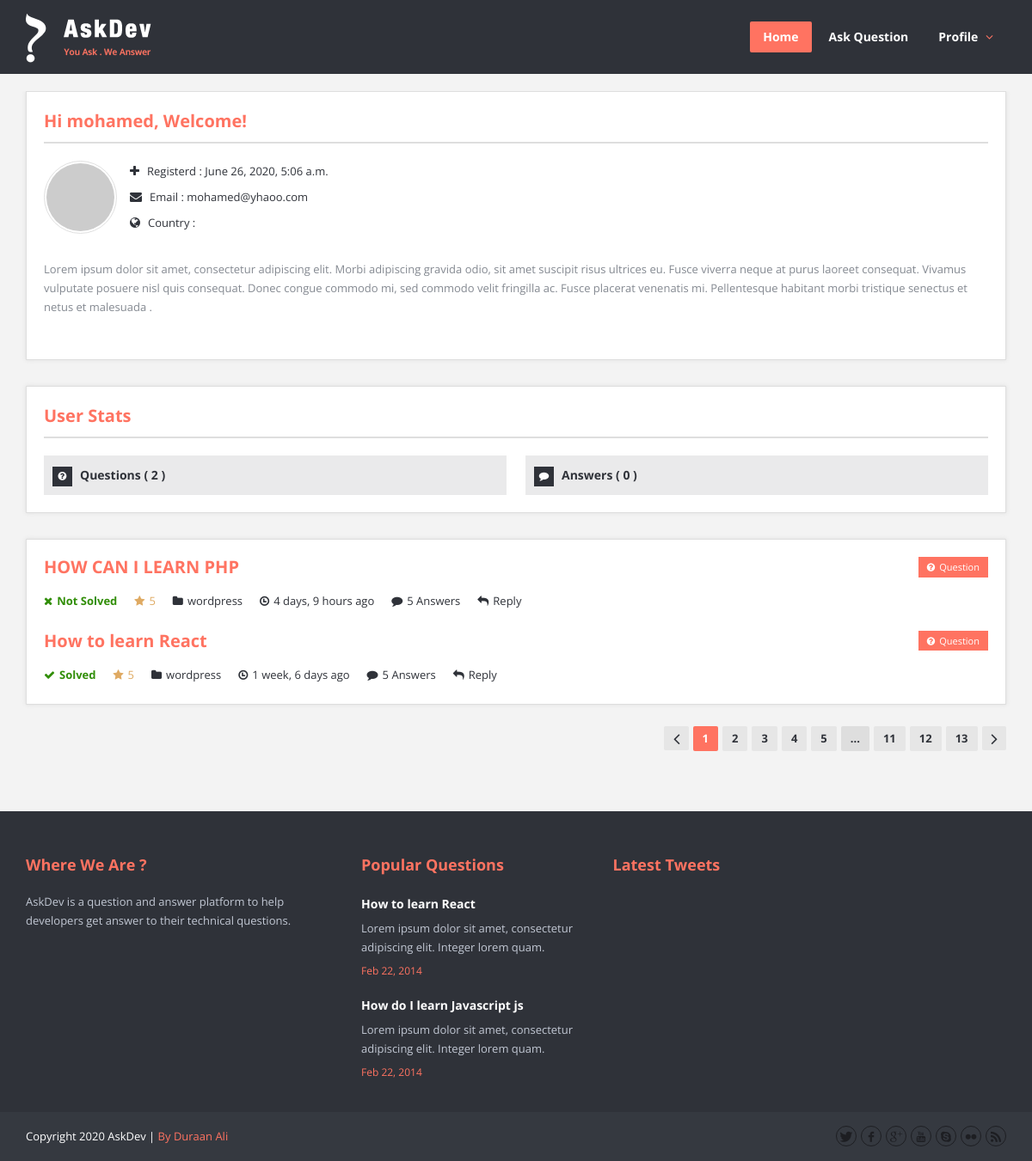
The app's page /profile/ (signed in) with its own data.
### questions_answers/models.py (models this page shows, shortened)
class Questions(models.Model):
    title = models.CharField(max_length=200)
    description = models.TextField()
    created = models.DateTimeField(auto_now_add=True)
    updated = models.DateTimeField(auto_now=True)
    status = models.IntegerField(choices=STATUS, default=1)
    author = models.ForeignKey(User, on_delete=models.CASCADE, related_name="questionsByUser", null=True)
    class Meta:
        ordering = ['-created']

### questions_answers/views.py (the view)
# urls.py: path('profile/', userInfo),
def userInfo(request):
    logged_in_user = request.user
    logged_in_user_questions = Questions.objects.filter(author=logged_in_user).order_by('-created')
    logged_in_user_questions_num = Questions.objects.filter(author=logged_in_user).count()
    logged_in_user_answers_num = Answers.objects.filter(user=logged_in_user).count()
    print("logged_in_user_answers_num", logged_in_user_answers_num)
    current_user = request.user
    context = {
        "current_user": current_user,
        "logged_in_user_questions": logged_in_user_questions,
        "logged_in_user_questions_num": logged_in_user_questions_num,
        "logged_in_user_answers_num": logged_in_user_answers_num
    }
    return render(request, 'profile.html', context)

### templates/profile.html (shortened to what this page needs)
{% load static %}
{% include 'include/header.html' %}
{% include 'include/nav.html' %}
<section class="container main-content">
    <div class="row">
        <div class="col-md-12">
                <div class="row">
                    <div class="user-profile">
                        <div class="col-md-12">
                            <div class="page-content">
                                <h2>Hi {{current_user}}, Welcome!</h2>
                                <div class="user-profile-img"><img width="60" height="60" src="http://placehold.it/60x60/FFF/444"
                                        alt="admin"></div>
                                <div class="ul_list ul_list-icon-ok about-user">
                                    <ul>
                                        <li><i class="icon-plus"></i>Registerd : <span> {{current_user.date_joined}}</span></li>
                                        <li><i class="icon-envelope-alt"></i>Email : <span>{{current_user.email}}</span></li>
                                        <li><i class="icon-globe"></i>Country : {{current_user.country}}</li>
                                    </ul>
                                </div>
                                <p>Lorem ipsum dolor sit amet, consectetur adipiscing elit. Morbi adipiscing gravida odio, sit amet
                                    suscipit risus ultrices eu. Fusce viverra neque at purus laoreet consequat. Vivamus vulputate
                                    posuere nisl quis consequat. Donec congue commodo mi, sed commodo velit fringilla ac. Fusce
                                    placerat venenatis mi. Pellentesque habitant morbi tristique senectus et netus et malesuada .
                                </p>
                            </div>
                        </div>
                        <div class="col-md-12">
                            <div class="page-content page-content-user-profile">
                                <div class="user-profile-widget">
                                    <h2>User Stats</h2>
                                    <div class="ul_list ul_list-icon-ok">
                                        <ul>
                                            <li><i class="icon-question-sign"></i><a href="user_questions.html">Questions<span> (
                                                        <span>{{logged_in_user_questions_num}}</span> ) </span></a></li>
                                            <li><i class="icon-comment"></i><a href="user_answers.html">Answers<span> (
                                                        <span>{{logged_in_user_answers_num}}</span> ) </span></a></li>
                                        </ul>
                                    </div>
                                </div>
                            </div>
                        </div>
                    </div>
                </div>
                <div class="page-content page-content-user">
                    {% for question in logged_in_user_questions %}
                    <div class="user-questions">
                        <article class="question user-question">
                            <h3>
                                <a href="/{{question.id}}/question_detail">{{question.title}}</a>
                            </h3>
                            <div class="question-type-main"><i class="icon-question-sign"></i>Question</div>
                            <div class="question-content">
                                <div class="question-bottom">
                                    {% if question.status == 1 %}
                                    <div class="question-answered question-answered-done"><i class="icon-remove"></i>Not Solved</div>
                                    {% else %}
                                    <div class="question-answered question-answered-done"><i class="icon-ok"></i>Solved</div>
                                    {% endif %}
                                    <span class="question-favorite"><i class="icon-star"></i>5</span>
                                    <span class="question-category"><a href="#"><i
                                                class="icon-folder-close"></i>wordpress</a></span>
                                    <span class="question-date"><i class="icon-time"></i>{{ question.created|timesince }} ago</span>
                                    <span class="question-comment"><a href="#"><i class="icon-comment"></i>5 Answers</a></span>
                                    <a class="question-reply" href="#"><i class="icon-reply"></i>Reply</a>
                                </div>
                            </div>
                        </article>
                    </div>
                    {% endfor %}
                </div>
                <div class="height_20"></div>
                <div class="pagination">
                    <a href="#" class="prev-button"><i class="icon-angle-left"></i></a>
                    <span class="current">1</span>
                    <a href="#">2</a>
                    <a href="#">3</a>
                    <a href="#">4</a>
                    <a href="#">5</a>
                    <span>...</span>
                    <a href="#">11</a>
                    <a href="#">12</a>
                    <a href="#">13</a>
                    <a href="#" class="next-button"><i class="icon-angle-right"></i></a>
                </div>
        </div>
    </div>
</section>
{% include 'include/footer.html' %}

### static/css/skins/skins.css (style rules this page uses)
.more:hover,.button.color,.button.black:hover,.go-up,.widget_portfolio .portfolio-widget-item:hover .portfolio_img:before,.popular_posts .popular_img:hover a:before,.widget_flickr a:hover:before,.widget_highest_points .author-img a:hover:before,.question-author-img:hover span,.pagination a:hover,.pagination span:hover,.pagination span.current,.about-author .author-image a:hover:before,.question-comments a,.flex-direction-nav li a:hover,.button.dark_button.color:hover,.table-style-2 thead th,.progressbar-percent,.carousel-arrow a:hover,.box_icon:hover .icon_circle,.box_icon:hover .icon_soft_r,.box_icon:hover .icon_square,.bg_default,.box_warp_colored,.box_warp_hover:hover,.post .boxedtitle i,.single-question-title i,.question-type,.post-type,.social_icon a,.page-content .boxedtitle,.main-content .boxedtitle,.flex-caption h2,.flex-control-nav li a.flex-active,.bxslider-overlay:before,.navigation ul li ul li:hover > a,.navigation ul li ul li.current_page_item > a,#header-top,.navigation > ul > li:hover > a,.navigation > ul > li.current_page_item > a,.ask-me,.breadcrumbs,#footer-bottom .social_icons ul li a:hover,.widget_tag_cloud a:hover,input[type="checkbox"],.login-password a:hover,.tab a.current,.question-type-main,.question-report:hover,.load-questions,.del-poll-li:hover,.styled-select::before,.fileinputs span,.post .post-type,.divider span,.widget_menu li.current_page_item a,.accordion .accordion-title.active a,.tab-inner-warp,.navigation_mobile_click:before { background-color: #ff7361; }
p a,li a, a:hover,.button.normal:hover,span.color,#footer a:hover,.widget a:hover,.question h3 a:hover,.boxedtitle h1 a:hover,.boxedtitle h2 a:hover,.boxedtitle h3 a:hover,.boxedtitle h4 a:hover,.boxedtitle h5 a:hover,.boxedtitle h6 a:hover,.box_icon:hover span i,.color_default,.navigation_mobile > ul a:hover,.navigation_mobile > ul li ul li:hover:before,.post .post-meta .meta-author a:hover,.post .post-meta .meta-categories a:hover,.post .post-meta .meta-comment a:hover,.question h2 a:hover,.question-category a:hover,.question-reply:hover i,.question-category a:hover i,.question-comment a:hover,.question-comment a:hover i,.question-reply:hover,.post .post-meta .meta-author:hover a,.post .post-meta .meta-author:hover i,.post .post-meta .meta-categories:hover a,.post .post-meta .meta-categories:hover i,.post .post-meta .meta-comment:hover a,.post .post-meta .meta-comment:hover i,.post-title a:hover,.question-tags a,.question .question-type,.comment-author a:hover,.comment-reply:hover,.user-profile-widget li a:hover,.taglist .tag a.delete:before,.form-style p span.color,.post-tags,.post-tags a,.related-posts li a:hover,#footer.footer_light_top .related-posts li a:hover,.share-inside,.share-inside-warp ul li a:hover,.user-points .question-vote-result,.navigation > ul > li > a > .menu-nav-arrow,#footer-bottom a,.widget h3.widget_title,#footer .related-item span,.widget_twitter ul li:before,#footer .widget_twitter .tweet_time a,.widget_highest_points li h6 a,#footer .widget_contact ul li span,.rememberme label,.login-text i,.login-password i,.question-tags,.question-tags i,.panel-pop h2,input[type="text"],input[type="password"],input[type="email"],textarea,select,.panel-pop p,.main-content .page-content .boxedtitle.page-title h2,.fakefile button,.login p,.login h2,.contact-us h2,.share-inside i,#related-posts h2,.comment-reply,.post-title,.post-title a,.user-profile h2,.stats-head,.block-stats-1,.block-stats-2,.block-stats-3,.block-stats-4,.user-question h3 a,.icon_shortcode .ul_icons li,.testimonial-client span,.box_icon h1,.box_icon h2,.box_icon h3,.box_icon h4,.box_icon h5,.box_icon h6,.widget_contact ul li i,#footer.footer_light_top .widget a:hover { color: #ff7361; }

### static/css/lists.css (style rules this page uses)
.ul_list-icon-ok ul li i:before ,.ul_list ul li i.icon-ok:before { content:"\f00c" }
.ul_list-icon-question-sign ul li i:before ,.ul_list ul li i.icon-question-sign:before { content:"\f059" }
.ul_list-icon-plus ul li i:before ,.ul_list ul li i.icon-plus:before { content:"\f067" }
.ul_list-icon-comment ul li i:before ,.ul_list ul li i.icon-comment:before { content:"\f075" }
.ul_list-icon-globe ul li i:before ,.ul_list ul li i.icon-globe:before { content:"\f0ac" }
.ul_list-icon-envelope-alt ul li i:before ,.ul_list ul li i.icon-envelope-alt:before { content:"\f0e0" }

### templates/include/header.html (style rules this page uses)
.question-type-main { right: 28px; }

### records on screen
Questions: title "HOW CAN I LEARN PHP", status 1 (drawn), created "4 days, 9 hours"
Questions: title "How to learn React", status 0 (drawn), created "1 week, 6 days"

### other values on screen
{{ current_user }} "mohamed"
{{ current_user.date_joined }} "June 26, 2020, 5:06 a.m."
{{ current_user.email }} "mohamed@yhaoo.com"
{{ logged_in_user_questions_num }} "2"
{{ logged_in_user_answers_num }} "0"
